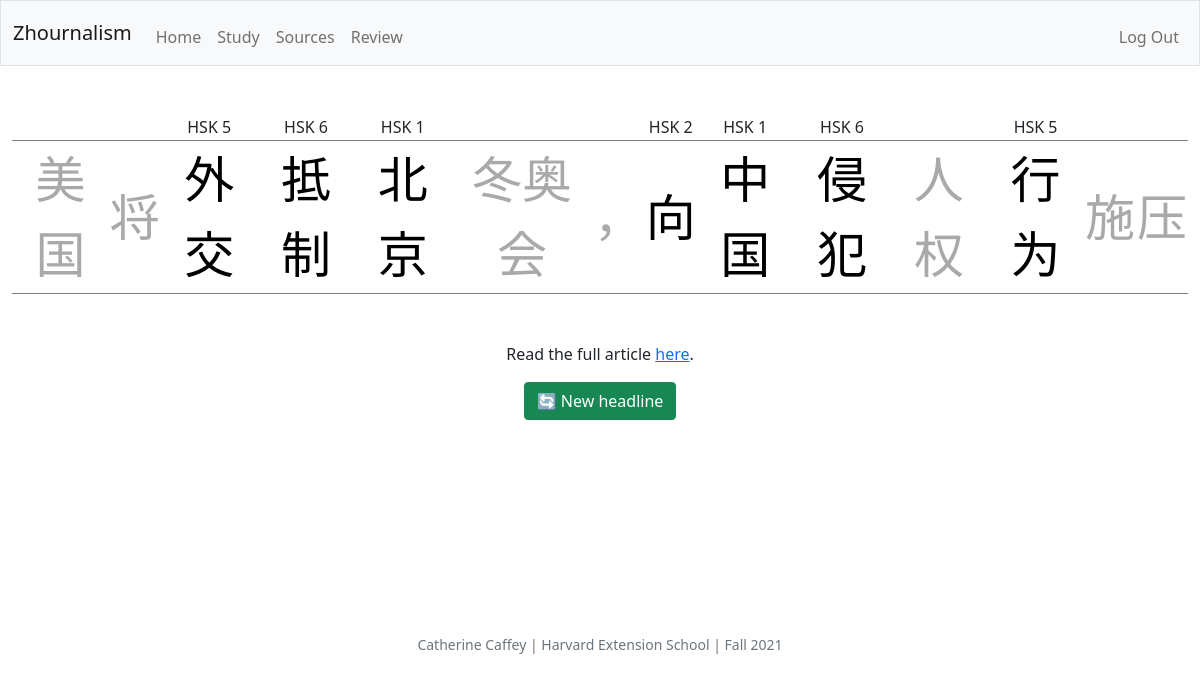
The page /studying (signed in) on the database its author committed.
### tables this page shows
CREATE TABLE hsk_data (                 id INTEGER PRIMARY KEY NOT NULL,                 hsk_level INTEGER NOT NULL,                 hanzi TEXT NOT NULL,                 pinyin TEXT NOT NULL,                 translations TEXT NOT NULL);

### app.py (the view)
@app.route("/studying", methods=["GET"])
@login_required
def display_headline():
    max_hsk_level = request.args.get("max_hsk_level")
    if max_hsk_level == None:
        max_hsk_level = 6
    headline = db.execute("SELECT id, tokenized_title, link FROM rss_items WHERE highest_hsk_level <= ? ORDER BY RANDOM() LIMIT 1", max_hsk_level)
    headline_link = headline[0]["link"]
    tokenized_title = headline[0]["tokenized_title"]
    today = date.today()
    tokenized_list = tokenized_title.split(",")
    token_dict_list = []
    for token in tokenized_list:
        results = db.execute("SELECT hanzi, hsk_level, pinyin, translations, id FROM hsk_data WHERE hanzi=?", token)
        if len(results) == 0:
            token_dict_list.append({"token": token, "class": "token-grayed"})
        else:
            token_dict_list.append({"token": token, "hsk_level": results[0]["hsk_level"], "pinyin": results[0]["pinyin"], "translations": results[0]["translations"], "id": results[0]["id"], "class": "token"})
    db.execute("INSERT INTO user_headline_history(user_id, headline_id, date_viewed) VALUES (?, ?, ?)", session["user_id"], headline[0]["id"], today)
    return render_template("studying.html", token_dict_list=token_dict_list, headline_link=headline_link)

### app.py (called while the page is built)
@app.after_request
def after_request(response):
    response.headers["Cache-Control"] = "no-cache, no-store, must-revalidate"
    response.headers["Expires"] = 0
    response.headers["Pragma"] = "no-cache"
    return response

### helpers.py (called while the page is built)
def login_required(f):
    @wraps(f)
    def decorated_function(*args, **kwargs):
        if session.get("user_id") is None:
            return redirect("/login")
        return f(*args, **kwargs)
    return decorated_function

### templates/studying.html (shortened to what this page needs)
{% extends "layout.html" %}
{% block main %}
        <div class="mb-5 table" id="tokens">
            <table>
                <tr>
                    {% for token in token_dict_list %}
                        <td><span data-hsk-level="{{ token.hsk_level }}">{% if 'hsk_level' in token %}HSK {{ token.hsk_level }}{% endif %}</span></td>
                    {% endfor %}
                </tr>
                <tr class="headline-text">
                    {% for token in token_dict_list %}
                        <td><span class="{{ token.class }}" title="{{ token.pinyin }}" data-hanzi="{{ token.token }}" data-hsk-level="{{ token.hsk_level }}" data-pinyin="{{ token.pinyin }}" data-translations="{{ token.translations }}" data-id="{{ token.id }}">{{ token.token }}</span></td>
                    {% endfor %}
                </tr>
            </table>
        </div>
        <div class="mb-3">
            {{ ('Read the full article') }} <a href="{{ headline_link }}">{{ 'here' }}</a>{{ '.'}}
       </div>
       <div class="mb-3">
        <a href="#" onclick="window.location.reload()" class="btn btn-success">&#128260; New headline</a>
       </div><br>
{% endblock %}

### templates/layout.html (shortened to what this page needs)
<!DOCTYPE html>
<html lang="en">
    <head>
        <link href="https://cdn.jsdelivr.net/npm/bootstrap@5.1.3/dist/css/bootstrap.min.css" rel="stylesheet">
        <link href="/static/styles.css" rel="stylesheet">
    </head>
    <body>
        <nav class="bg-light border navbar navbar-expand-md navbar-light">
            <div class="container-fluid">
                <a class="navbar-brand" href="/"><span class="blue">Zhournalism</span></a>
                <div class="collapse navbar-collapse" id="navbar">
                    {% if session["user_id"] %}
                        <ul class="navbar-nav me-auto mt-2">
                            <li class="nav-item"><a class="nav-link" href="/">Home</a></li>
                            <li class="nav-item"><a class="nav-link" href="/study">Study</a></li>
                            <li class="nav-item"><a class="nav-link" href="/sources">Sources</a></li>
                            <li class="nav-item"><a class="nav-link" href="/review">Review</a></li>
                        </ul>
                        <ul class="navbar-nav ms-auto mt-2">
                            <li class="nav-item"><a class="nav-link" href="/logout">Log Out</a></li>
                        </ul>
                    {% else %}
                        <ul class="navbar-nav ms-auto mt-2">
                            <li class="nav-item"><a class="nav-link" href="/register">Register</a></li>
                            <li class="nav-item"><a class="nav-link" href="/login">Log In</a></li>
                        </ul>
                    {% endif %}
                </div>
            </div>
        </nav>
        <main class="container-fluid py-5 text-center">
            {% block main %}{% endblock %}
        </main>
        <footer class="mb-5 small text-center text-muted">
            <br><br><br><br><br><br><p>Catherine Caffey | Harvard Extension School | Fall 2021</p>
        </footer>
    </body>
</html>

### static/styles.css (style rules this page uses)
:root { --white: #F0F0F0; --black: #000000; --highlight-yellow: #fff0b3; --dark-gray: #A9A9A9; --navcolor: #D8BFD8; }
.token { color: var(--black); cursor: pointer; }
.token-grayed { color: var(--dark-gray); }
.headline-text { font-size: 50px; }
.table { display: flex; flex-direction: column; align-items: center; }

### rows shown on the page
hsk_data: hsk_level "5", token "外交"
hsk_data: hsk_level "6", token "抵制"
hsk_data: hsk_level "1", token "北京"
hsk_data: hsk_level "2", token "向"
hsk_data: hsk_level "1", token "中国"
hsk_data: hsk_level "6", token "侵犯"
hsk_data: hsk_level "5", token "行为"

### other values the page prints
{{ token.token }} "美国" "将" "冬奥会" "，" "人权" "施" "压"
{{ ('Read the full article') }} "Read the full article"
{{ 'here' }} "here"
{{ '.' }} "."
